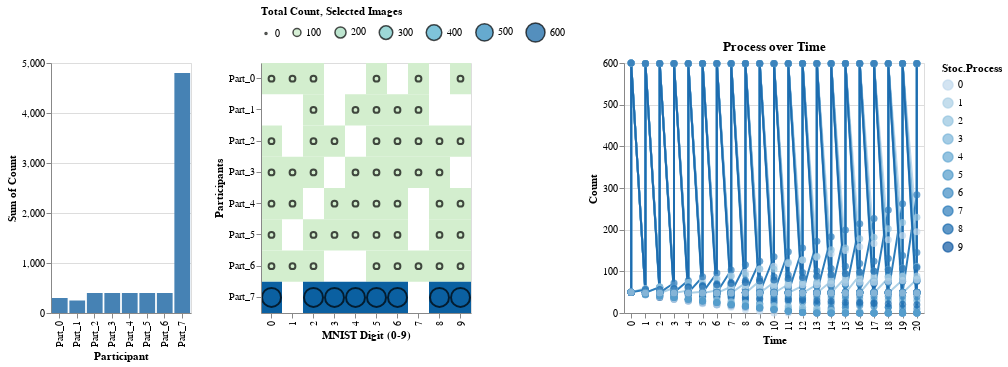

Here is the notebook cell this chart was saved with:
### Code cell
import altair as alt

def plot_mnist_distribution(plot_data, plot_width=800, plot_height=400):
    """
    Plot the MNIST distribution using a bar chart and heatmap, distributing the plot size
    between the bar chart and heatmap.

    Parameters:
    - plot_data: DataFrame with the MNIST data
    - plot_width: Total width of the final plot (default: 800)
    - plot_height: Total height of the final plot (default: 400)
    """

    # Create a slider for selecting 'Time'
    time_slider = alt.binding_range(
        min=plot_data['Time'].min(), 
        max=plot_data['Time'].max(), 
        step=1, 
        name="Select Time: "
    )
    time_param = alt.selection_point(bind=time_slider, fields=['Time'], value = plot_data['Time'].min())

    # Altair selection object for interactive filtering
    bar_point = alt.selection_point(encodings=['x'])
    client_selection = alt.selection_point(encodings=['y'])
    
    # Calculate the split dimensions for the two charts
    bar_width = plot_width * 0.4   # 40% of the width for the bar chart
    heatmap_width = plot_width * 0.6  # 60% of the width for the heatmap
    bar_height = plot_height       # Full height for the bar chart
    heatmap_height = plot_height   # Full height for the heatmap
    
    # Heatmap (Digit vs. Participant) filtered by selected Time
    heatmap = alt.Chart(plot_data).mark_rect().encode(
        x=alt.X('Digit:O', title="MNIST Digit (0-9)"),
        y=alt.Y('Participant:N', title="Participants"),
        color = alt.condition(
                bar_point, 
                alt.Color('Count:Q', scale=alt.Scale(scheme='greenblue'), title="Total Count", legend=alt.Legend(orient="top")),  
                alt.ColorValue("grey")  # Non-selected values will be grey
            ),
        tooltip=[alt.Tooltip('Digit:O', title="Digit"),
                 alt.Tooltip('Participant:N', title="Participant"),
                 alt.Tooltip('Count:Q', title="Total Count")]
    ).transform_filter(
        time_param
    ).add_params(bar_point, client_selection, time_param).properties(width=heatmap_width, height=heatmap_height)
    
    # Overlay points for highlighting
    highlight_points = heatmap.mark_point().encode(
        color=alt.ColorValue('black'),
        size=alt.Size('Count:Q', title="Selected Images")
    ).transform_filter(
        bar_point
    ).transform_filter(
        client_selection
    )
    
    
    # Bar chart (Total images per client_selectionicipant) filtered by selected Time
    bar_chart = alt.Chart(plot_data).mark_bar().encode(
        x="Participant:N",
        y="sum(Count):Q",
        color=alt.condition(bar_point, alt.ColorValue("steelblue"), alt.ColorValue("grey"))
    ).transform_filter(
        time_param
    ).add_params(bar_point).properties(width=bar_width, height=bar_height)


    # Create an Altair line chart with markers
    line_chart = alt.Chart(plot_data).mark_line().encode(
        x='Time:O',  # Ordinal axis for time
        y='Count:Q',  # Quantitative axis for process value
        color=alt.Color('Digit:O', title="Stoc.Process"),
        tooltip=['Digit', 'Time', 'Count']
    ).properties(
        title="Process over Time",
        width=300,
        height=plot_height
    ).transform_filter(
        bar_point
    ).transform_filter(
        client_selection
    )
    
    # Add markers (circles) at data points
    marker_chart = alt.Chart(plot_data).mark_circle(size=50).encode(
        x='Time:O',
        y='Count:Q',
        color=alt.Color('Digit:O', title="Stoc.Process"),
        tooltip=['Digit', 'Time', 'Count']
    ).transform_filter(
        bar_point
    ).transform_filter(
        client_selection
    )
    
    # Overlay the markers on top of the line chart
    chart = line_chart + marker_chart
    
    # Combine the charts horizontally
    final_chart = alt.hconcat(
        bar_chart,
        heatmap + highlight_points,
        chart
    ).resolve_legend(
        color="independent",
        size="independent"
    )

    return final_chart

# Example of using the function with custom plot size
final_chart = plot_mnist_distribution(plot_data=df_plot, plot_width=350, plot_height=250)
final_chart

### Figure 1 — Vega-Lite specification as saved in the notebook (floating-point values rounded to 4 significant figures; data arrays with more than 128 entries replaced by an {"elided": "..."} marker saying what was removed)
{"config": {"view": {"continuousWidth": 300, "continuousHeight": 300}}, "hconcat": [{"mark": {"type": "bar"}, "encoding": {"color": {"condition": {"param": "param_43", "value": "steelblue"}, "value": "grey"}, "x": {"field": "Participant", "type": "nominal"}, "y": {"aggregate": "sum", "field": "Count", "type": "quantitative"}}, "height": 250, "name": "view_30", "transform": [{"filter": {"param": "param_42"}}], "width": 140.0}, {"layer": [{"mark": {"type": "rect"}, "encoding": {"color": {"condition": {"param": "param_43", "field": "Count", "legend": {"orient": "top"}, "scale": {"scheme": "greenblue"}, "title": "Total Count", "type": "quantitative"}, "value": "grey"}, "tooltip": [{"field": "Digit", "title": "Digit", "type": "ordinal"}, {"field": "Participant", "title": "Participant", "type": "nominal"}, {"field": "Count", "title": "Total Count", "type": "quantitative"}], "x": {"field": "Digit", "title": "MNIST Digit (0-9)", "type": "ordinal"}, "y": {"field": "Participant", "title": "Participants", "type": "nominal"}}, "name": "view_29", "transform": [{"filter": {"param": "param_42"}}]}, {"mark": {"type": "point"}, "encoding": {"color": {"value": "black"}, "size": {"field": "Count", "title": "Selected Images", "type": "quantitative"}, "tooltip": [{"field": "Digit", "title": "Digit", "type": "ordinal"}, {"field": "Participant", "title": "Participant", "type": "nominal"}, {"field": "Count", "title": "Total Count", "type": "quantitative"}], "x": {"field": "Digit", "title": "MNIST Digit (0-9)", "type": "ordinal"}, "y": {"field": "Participant", "title": "Participants", "type": "nominal"}}, "transform": [{"filter": {"param": "param_42"}}, {"filter": {"param": "param_43"}}, {"filter": {"param": "param_44"}}]}], "height": 250, "width": 210.0}, {"layer": [{"mark": {"type": "line"}, "encoding": {"color": {"field": "Digit", "title": "Stoc.Process", "type": "ordinal"}, "tooltip": [{"field": "Digit", "type": "quantitative"}, {"field": "Time", "type": "quantitative"}, {"field": "Count", "type": "quantitative"}], "x": {"field": "Time", "type": "ordinal"}, "y": {"field": "Count", "type": "quantitative"}}, "title": "Process over Time", "transform": [{"filter": {"param": "param_43"}}, {"filter": {"param": "param_44"}}]}, {"mark": {"type": "circle", "size": 50}, "encoding": {"color": {"field": "Digit", "title": "Stoc.Process", "type": "ordinal"}, "tooltip": [{"field": "Digit", "type": "quantitative"}, {"field": "Time", "type": "quantitative"}, {"field": "Count", "type": "quantitative"}], "x": {"field": "Time", "type": "ordinal"}, "y": {"field": "Count", "type": "quantitative"}}, "transform": [{"filter": {"param": "param_43"}}, {"filter": {"param": "param_44"}}]}], "height": 250, "width": 300}], "data": {"name": "data-c3d151a18b3b38e8c62b6854a4e41ec4"}, "params": [{"name": "param_43", "select": {"type": "point", "encodings": ["x"]}, "views": ["view_30", "view_29"]}, {"name": "param_44", "select": {"type": "point", "encodings": ["y"]}, "views": ["view_29"]}, {"name": "param_42", "select": {"type": "point", "fields": ["Time"]}, "bind": {"input": "range", "max": 20, "min": 0, "name": "Select Time: ", "step": 1}, "value": 0, "views": ["view_29"]}], "resolve": {"legend": {"color": "independent", "size": "independent"}}, "$schema": "https://vega.github.io/schema/vega-lite/v5.20.1.json", "datasets": {"data-c3d151a18b3b38e8c62b6854a4e41ec4": {"elided": "1239 records"}}}
